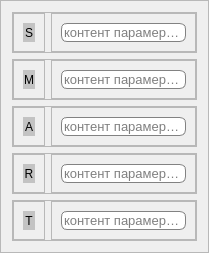
           <widget class="QFrame" name="input_frame">
            <property name="styleSheet">
             <string notr="true">#input_frame {
	border: 0px;
	border-bottom: 1px solid rgb(163, 163, 163);
}

.QLineEdit {
	border: 1px solid rgb(130, 130, 130);
	border-radius: 6px;
}</string>
            </property>
            <property name="frameShape">
             <enum>QFrame::StyledPanel</enum>
            </property>
            <property name="frameShadow">
             <enum>QFrame::Raised</enum>
            </property>
            <layout class="QVBoxLayout" name="verticalLayout_5">
             <item>
              <widget class="QFrame" name="input_frame_S">
               <property name="frameShape">
                <enum>QFrame::StyledPanel</enum>
               </property>
               <property name="frameShadow">
                <enum>QFrame::Raised</enum>
               </property>
               <layout class="QHBoxLayout" name="horizontalLayout_6">
                <property name="leftMargin">
                 <number>0</number>
                </property>
                <property name="topMargin">
                 <number>0</number>
                </property>
                <property name="rightMargin">
                 <number>0</number>
                </property>
                <property name="bottomMargin">
                 <number>0</number>
                </property>
                <item>
                 <widget class="QFrame" name="frame_6">
                  <property name="maximumSize">
                   <size>
                    <width>100</width>
                    <height>16777215</height>
                   </size>
                  </property>
                  <property name="frameShape">
                   <enum>QFrame::StyledPanel</enum>
                  </property>
                  <property name="frameShadow">
                   <enum>QFrame::Raised</enum>
                  </property>
                  <layout class="QHBoxLayout" name="horizontalLayout_8">
                   <property name="sizeConstraint">
                    <enum>QLayout::SetDefaultConstraint</enum>
                   </property>
                   <item>
                    <widget class="QLabel" name="par_S_lable">
                     <property name="maximumSize">
                      <size>
                       <width>50</width>
                       <height>50</height>
                      </size>
                     </property>
                     <property name="styleSheet">
                      <string notr="true">#par_S_lable {
	border: 1px solid rgb(195, 195, 195);
	border-radius: 10px;
	background-color: rgb(195, 195, 195);
}</string>
                     </property>
                     <property name="text">
                      <string>S</string>
                     </property>
                     <property name="alignment">
                      <set>Qt::AlignCenter</set>
                     </property>
                    </widget>
                   </item>
                  </layout>
                 </widget>
                </item>
                <item>
                 <widget class="QFrame" name="frame_10">
                  <property name="frameShape">
                   <enum>QFrame::StyledPanel</enum>
                  </property>
                  <property name="frameShadow">
                   <enum>QFrame::Raised</enum>
                  </property>
                  <layout class="QHBoxLayout" name="horizontalLayout_7">
                   <item>
                    <widget class="QLineEdit" name="par_S_lineedit">
                     <property name="sizePolicy">
                      <sizepolicy hsizetype="Preferred" vsizetype="Preferred">
                       <horstretch>0</horstretch>
                       <verstretch>0</verstretch>
                      </sizepolicy>
                     </property>
                     <property name="font">
                      <font>
                       <pointsize>10</pointsize>
                      </font>
                     </property>
                     <property name="inputMask">
                      <string/>
                     </property>
                     <property name="placeholderText">
                      <string>контент парамертра S</string>
                     </property>
                    </widget>
                   </item>
                  </layout>
                 </widget>
                </item>
               </layout>
              </widget>
             </item>
             <item>
              <widget class="QFrame" name="input_frame_M">
               <property name="frameShape">
                <enum>QFrame::StyledPanel</enum>
               </property>
               <property name="frameShadow">
                <enum>QFrame::Raised</enum>
               </property>
               <layout class="QHBoxLayout" name="horizontalLayout_11">
                <property name="leftMargin">
                 <number>0</number>
                </property>
                <property name="topMargin">
                 <number>0</number>
                </property>
                <property name="rightMargin">
                 <number>0</number>
                </property>
                <property name="bottomMargin">
                 <number>0</number>
                </property>
                <item>
                 <widget class="QFrame" name="frame_8">
                  <property name="maximumSize">
                   <size>
                    <width>100</width>
                    <height>16777215</height>
                   </size>
                  </property>
                  <property name="frameShape">
                   <enum>QFrame::StyledPanel</enum>
                  </property>
                  <property name="frameShadow">
                   <enum>QFrame::Raised</enum>
                  </property>
                  <layout class="QHBoxLayout" name="horizontalLayout_9">
                   <property name="sizeConstraint">
                    <enum>QLayout::SetDefaultConstraint</enum>
                   </property>
                   <item>
                    <widget class="QLabel" name="par_M_lable">
                     <property name="maximumSize">
                      <size>
                       <width>50</width>
                       <height>50</height>
                      </size>
                     </property>
                     <property name="styleSheet">
                      <string notr="true">#par_M_lable {
	border: 1px solid rgb(195, 195, 195);
	border-radius: 10px;
	background-color: rgb(195, 195, 195);
}</string>
                     </property>
                     <property name="text">
                      <string>M</string>
                     </property>
                     <property name="alignment">
                      <set>Qt::AlignCenter</set>
                     </property>
                    </widget>
                   </item>
                  </layout>
                 </widget>
                </item>
                <item>
                 <widget class="QFrame" name="frame_9">
                  <property name="frameShape">
                   <enum>QFrame::StyledPanel</enum>
                  </property>
                  <property name="frameShadow">
                   <enum>QFrame::Raised</enum>
                  </property>
                  <layout class="QHBoxLayout" name="horizontalLayout_10">
                   <item>
                    <widget class="QLineEdit" name="par_M_lineedit">
                     <property name="sizePolicy">
                      <sizepolicy hsizetype="Preferred" vsizetype="Preferred">
                       <horstretch>0</horstretch>
                       <verstretch>0</verstretch>
                      </sizepolicy>
                     </property>
                     <property name="font">
                      <font>
                       <pointsize>10</pointsize>
                      </font>
                     </property>
                     <property name="placeholderText">
                      <string>контент парамертра M</string>
                     </property>
                    </widget>
                   </item>
                  </layout>
                 </widget>
                </item>
               </layout>
              </widget>
             </item>
             <item>
              <widget class="QFrame" name="input_frame_A">
               <property name="frameShape">
                <enum>QFrame::StyledPanel</enum>
               </property>
               <property name="frameShadow">
                <enum>QFrame::Raised</enum>
               </property>
               <layout class="QHBoxLayout" name="horizontalLayout_14">
                <property name="leftMargin">
                 <number>0</number>
                </property>
                <property name="topMargin">
                 <number>0</number>
                </property>
                <property name="rightMargin">
                 <number>0</number>
                </property>
                <property name="bottomMargin">
                 <number>0</number>
                </property>
                <item>
                 <widget class="QFrame" name="frame_12">
                  <property name="maximumSize">
                   <size>
                    <width>100</width>
                    <height>16777215</height>
                   </size>
                  </property>
                  <property name="frameShape">
                   <enum>QFrame::StyledPanel</enum>
                  </property>
                  <property name="frameShadow">
                   <enum>QFrame::Raised</enum>
                  </property>
                  <layout class="QHBoxLayout" name="horizontalLayout_13">
                   <property name="sizeConstraint">
                    <enum>QLayout::SetDefaultConstraint</enum>
                   </property>
                   <item>
                    <widget class="QLabel" name="par_A_lable">
                     <property name="maximumSize">
                      <size>
                       <width>50</width>
                       <height>50</height>
                      </size>
                     </property>
                     <property name="styleSheet">
                      <string notr="true">#par_A_lable {
	border: 1px solid rgb(195, 195, 195);
	border-radius: 10px;
	background-color: rgb(195, 195, 195);
}</string>
                     </property>
                     <property name="text">
                      <string>A</string>
                     </property>
                     <property name="alignment">
                      <set>Qt::AlignCenter</set>
                     </property>
                    </widget>
                   </item>
                  </layout>
                 </widget>
                </item>
                <item>
                 <widget class="QFrame" name="frame_11">
                  <property name="frameShape">
                   <enum>QFrame::StyledPanel</enum>
                  </property>
                  <property name="frameShadow">
                   <enum>QFrame::Raised</enum>
                  </property>
                  <layout class="QHBoxLayout" name="horizontalLayout_12">
                   <item>
                    <widget class="QLineEdit" name="par_A_lineedit">
                     <property name="sizePolicy">
                      <sizepolicy hsizetype="Preferred" vsizetype="Preferred">
                       <horstretch>0</horstretch>
                       <verstretch>0</verstretch>
                      </sizepolicy>
                     </property>
                     <property name="font">
                      <font>
                       <pointsize>10</pointsize>
                      </font>
                     </property>
                     <property name="placeholderText">
                      <string>контент парамертра A</string>
                     </property>
                    </widget>
                   </item>
                  </layout>
                 </widget>
                </item>
               </layout>
              </widget>
             </item>
             <item>
              <widget class="QFrame" name="input_frame_R">
               <property name="frameShape">
                <enum>QFrame::StyledPanel</enum>
               </property>
               <property name="frameShadow">
                <enum>QFrame::Raised</enum>
               </property>
               <layout class="QHBoxLayout" name="horizontalLayout_18">
                <property name="leftMargin">
                 <number>0</number>
                </property>
                <property name="topMargin">
                 <number>0</number>
                </property>
                <property name="rightMargin">
                 <number>0</number>
                </property>
                <property name="bottomMargin">
                 <number>0</number>
                </property>
                <item>
                 <widget class="QFrame" name="frame_13">
                  <property name="maximumSize">
                   <size>
                    <width>100</width>
                    <height>16777215</height>
                   </size>
                  </property>
                  <property name="frameShape">
                   <enum>QFrame::StyledPanel</enum>
                  </property>
                  <property name="frameShadow">
                   <enum>QFrame::Raised</enum>
                  </property>
                  <layout class="QHBoxLayout" name="horizontalLayout_16">
                   <property name="sizeConstraint">
                    <enum>QLayout::SetDefaultConstraint</enum>
                   </property>
                   <item>
                    <widget class="QLabel" name="par_R_lable">
                     <property name="maximumSize">
                      <size>
                       <width>50</width>
                       <height>50</height>
                      </size>
                     </property>
                     <property name="styleSheet">
                      <string notr="true">#par_R_lable {
	border: 1px solid rgb(195, 195, 195);
	border-radius: 10px;
	background-color: rgb(195, 195, 195);
}</string>
                     </property>
                     <property name="text">
                      <string>R</string>
                     </property>
                     <property name="alignment">
                      <set>Qt::AlignCenter</set>
                     </property>
                    </widget>
                   </item>
                  </layout>
                 </widget>
                </item>
                <item>
                 <widget class="QFrame" name="frame_14">
                  <property name="frameShape">
                   <enum>QFrame::StyledPanel</enum>
                  </property>
                  <property name="frameShadow">
                   <enum>QFrame::Raised</enum>
                  </property>
                  <layout class="QHBoxLayout" name="horizontalLayout_17">
                   <item>
                    <widget class="QLineEdit" name="par_R_lineedit">
                     <property name="sizePolicy">
                      <sizepolicy hsizetype="Preferred" vsizetype="Preferred">
                       <horstretch>0</horstretch>
                       <verstretch>0</verstretch>
                      </sizepolicy>
                     </property>
                     <property name="font">
                      <font>
                       <pointsize>10</pointsize>
                      </font>
                     </property>
                     <property name="placeholderText">
                      <string>контент парамертра R</string>
                     </property>
                    </widget>
                   </item>
                  </layout>
                 </widget>
                </item>
               </layout>
              </widget>
             </item>
             <item>
              <widget class="QFrame" name="input_frame_T">
               <property name="frameShape">
                <enum>QFrame::StyledPanel</enum>
               </property>
               <property name="frameShadow">
                <enum>QFrame::Raised</enum>
               </property>
               <layout class="QHBoxLayout" name="horizontalLayout_21">
                <property name="leftMargin">
                 <number>0</number>
                </property>
                <property name="topMargin">
                 <number>0</number>
                </property>
                <property name="rightMargin">
                 <number>0</number>
                </property>
                <property name="bottomMargin">
                 <number>0</number>
                </property>
                <item>
                 <widget class="QFrame" name="frame_15">
                  <property name="maximumSize">
                   <size>
                    <width>100</width>
                    <height>16777215</height>
                   </size>
                  </property>
                  <property name="frameShape">
                   <enum>QFrame::StyledPanel</enum>
                  </property>
                  <property name="frameShadow">
                   <enum>QFrame::Raised</enum>
                  </property>
                  <layout class="QHBoxLayout" name="horizontalLayout_19">
                   <property name="sizeConstraint">
                    <enum>QLayout::SetDefaultConstraint</enum>
                   </property>
                   <item>
                    <widget class="QLabel" name="par_T_lable">
                     <property name="maximumSize">
                      <size>
                       <width>50</width>
                       <height>50</height>
                      </size>
                     </property>
                     <property name="styleSheet">
                      <string notr="true">#par_T_lable {
	border: 1px solid rgb(195, 195, 195);
	border-radius: 10px;
	background-color: rgb(195, 195, 195);
}</string>
                     </property>
                     <property name="text">
                      <string>T</string>
                     </property>
                     <property name="alignment">
                      <set>Qt::AlignCenter</set>
                     </property>
                    </widget>
                   </item>
                  </layout>
                 </widget>
                </item>
                <item>
                 <widget class="QFrame" name="frame_16">
                  <property name="frameShape">
                   <enum>QFrame::StyledPanel</enum>
                  </property>
                  <property name="frameShadow">
                   <enum>QFrame::Raised</enum>
                  </property>
                  <layout class="QHBoxLayout" name="horizontalLayout_20">
                   <item>
                    <widget class="QLineEdit" name="par_T_lineedit">
                     <property name="sizePolicy">
                      <sizepolicy hsizetype="Preferred" vsizetype="Preferred">
                       <horstretch>0</horstretch>
                       <verstretch>0</verstretch>
                      </sizepolicy>
                     </property>
                     <property name="font">
                      <font>
                       <pointsize>10</pointsize>
                      </font>
                     </property>
                     <property name="placeholderText">
                      <string>контент парамертра T</string>
                     </property>
                    </widget>
                   </item>
                  </layout>
                 </widget>
                </item>
               </layout>
              </widget>
             </item>
            </layout>
           </widget>
